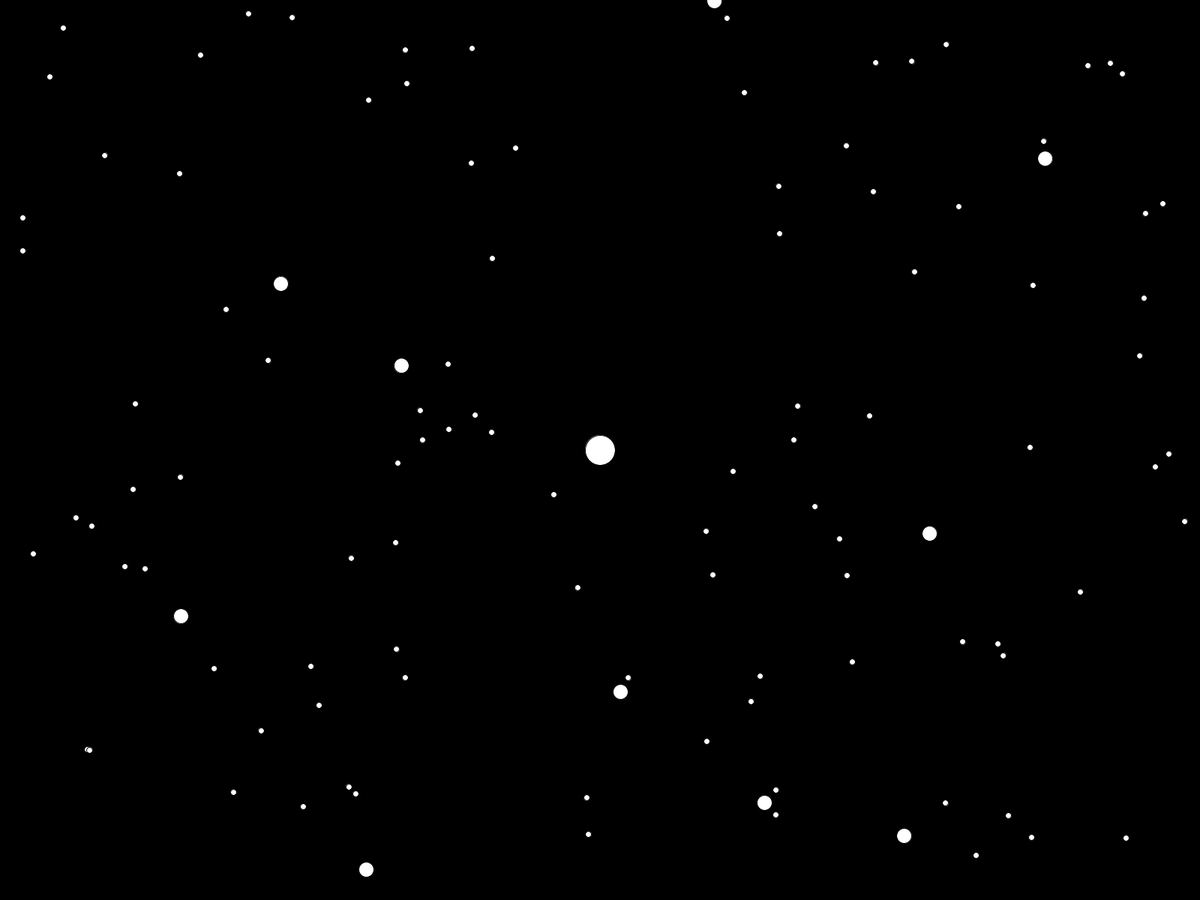
Frame 1 (no input)
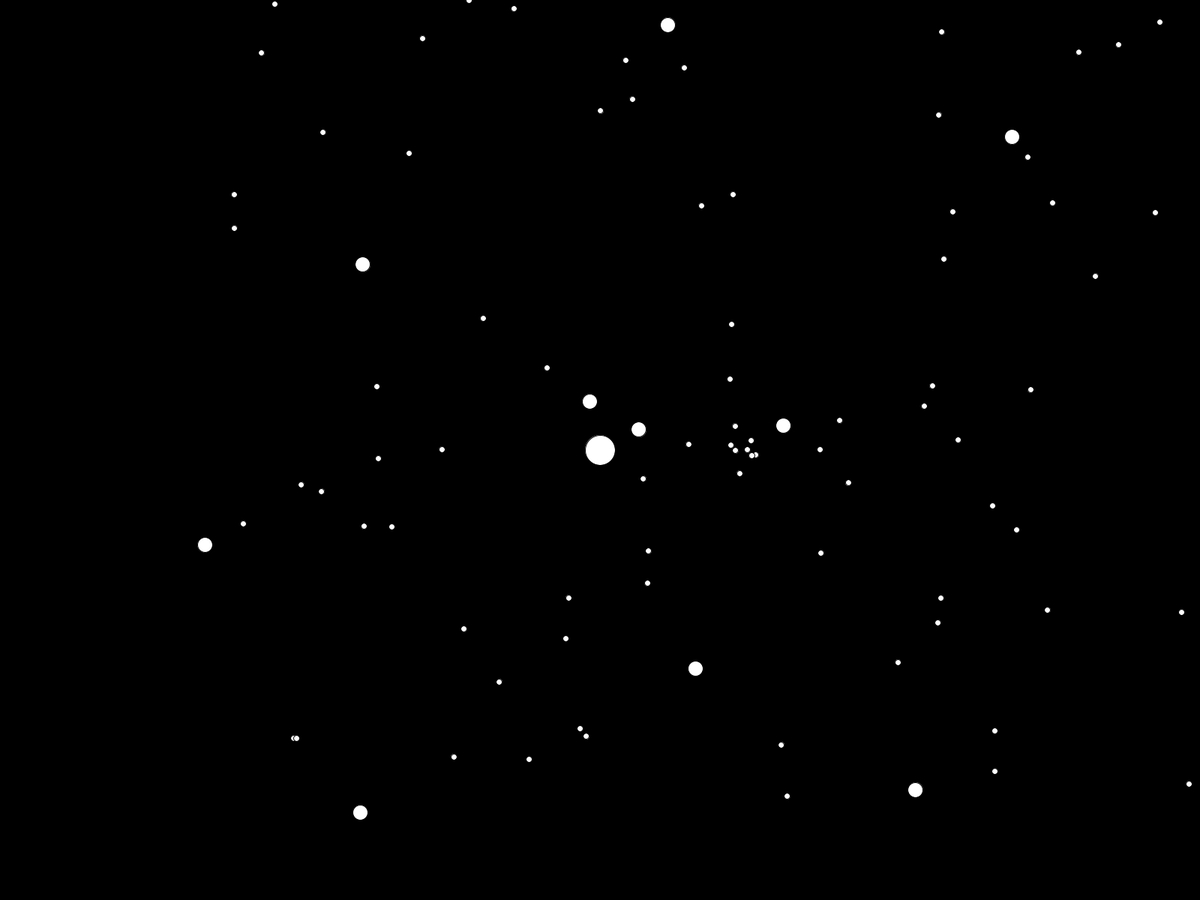
Frame 60 (the mouse pressed at the canvas centre just before this capture)
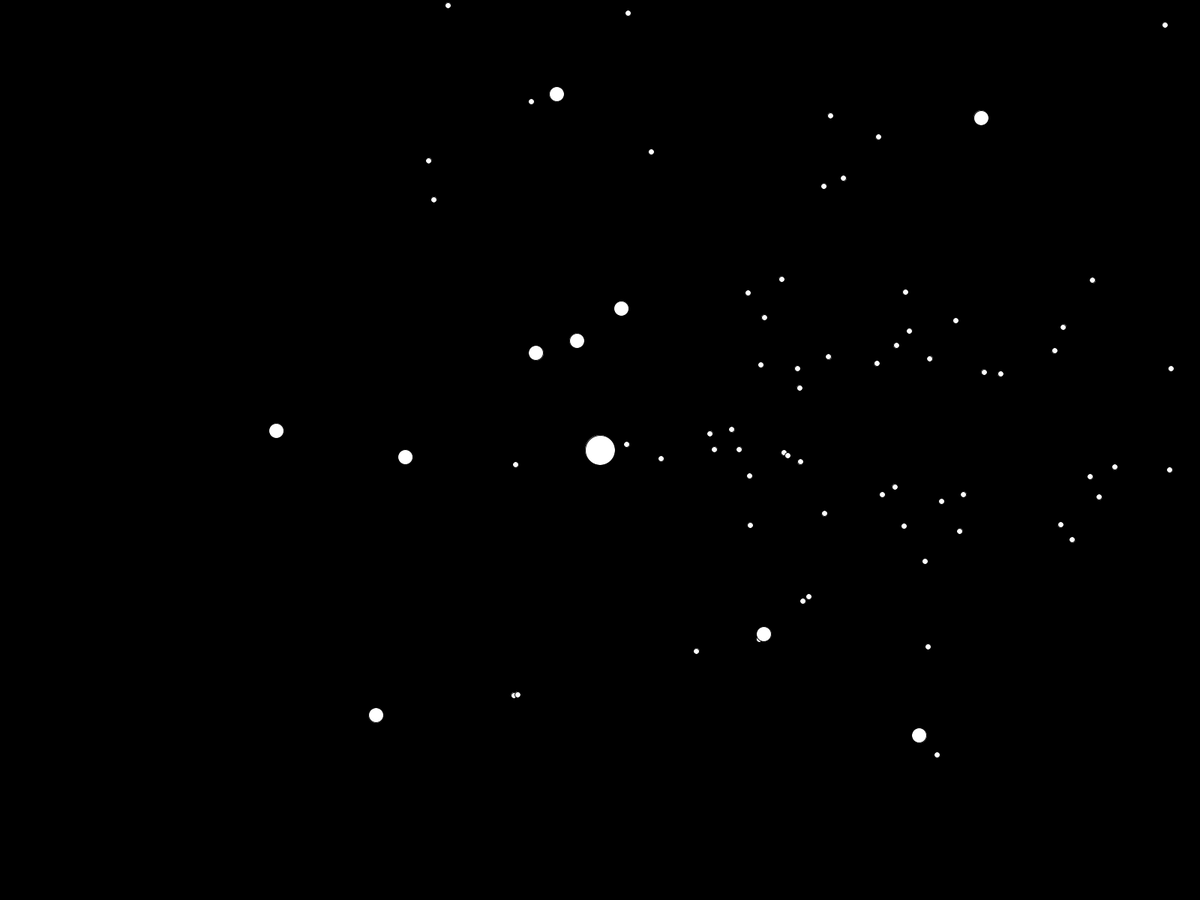
Frame 120 (the mouse held since frame 60 and released just before this capture)

The Processing sketch that drew these frames (run headless with seeded random() and noise(); from frame 60 on, the mouse is pressed at the canvas centre):

// Processing sketch: Gravitational_Attraction_4_0
// ── Gravitational_Attraction_4_0.pde
Attractor a;
Mover[] movers;
Repulsor[] repulsors;

void setup() {
  //size(680, 360);
  fullScreen();
  a = new Attractor();

  movers = new Mover[100];
  for (int i = 0; i < movers.length; i++) {
    movers[i] = new Mover();
  }
  
  repulsors = new Repulsor[10];
  for (int i = 0; i < repulsors.length; i++) {
    repulsors[i] = new Repulsor();
  }
}

void draw() {
  background(0);

  for (int i = 0; i < repulsors.length; i++) {
    PVector force = new PVector();
    for (int j = 0; j < repulsors.length; j++) {
      if (j != i) {
        force.add(repulsors[j].repulse(repulsors[i]));
      }
    }
    force.add(a.attract(repulsors[i]));
    repulsors[i].applyForce(force);
  }
  
  for(Mover m : movers){
    PVector force = new PVector();
    for(Repulsor p : repulsors){
      force.add(p.repulse(m));
    }
    force.add(a.attract(m));
    m.applyForce(force);
  }
  for(Mover m : movers){
    m.update();   
    m.display();    
  }
  for(Repulsor r : repulsors){
    r.update();   
    r.display();    
  }
  
  a.display();
}
// ── Attractor.pde
class Attractor {
  PVector location;
  int mass, G;

  Attractor() {
    location = new PVector(width/2, height/2);
    mass = 20;
    G = 1;
  }

  PVector attract (Repulsor m) {
    
    //Direction of the force!
    PVector force = PVector.sub(location, m.location);
    float d = force.mag();
    
    d = constrain(d, 5, 25);  //constrains Value to between 5 & 25
    
    force.normalize();


    // Magnitude of the force!
    float strength = (G * mass * m.mass) / (d * d);
    
    // Putting magnitude and direction together!
    force.mult(strength);
    
    return force;
  }

  PVector attract (Mover m) {
    
    //Direction of the force!
    PVector force = PVector.sub(location, m.location);
    float d = force.mag();
    
    d = constrain(d, 5, 25);  //constrains Value to between 5 & 25
    
    force.normalize();


    // Magnitude of the force!
    float strength = (G * mass * m.mass) / (d * d);
    
    // Putting magnitude and direction together!
    force.mult(strength);
    
    return force;
  } 
  
  void display() {
    stroke(0);
    ellipse(location.x, location.y, mass*2, mass*2);
  }
}
// ── Mover.pde
class Mover {
  PVector location, velocity, acceleration;
  int mass;

  Mover() {
    location = new PVector(random(width), random(height));
    velocity = new PVector(5, 0);
    acceleration = new PVector(0, 0);
    mass = 4;
  }

  void applyForce(PVector force) {
    acceleration.add(force);
  }

  void update() {
    velocity.add(acceleration);
    velocity = new PVector(constrain(velocity.x, -30, 30),constrain(velocity.y, -30, 30));  //stops big spreading
    location.add(velocity);
    acceleration = new PVector(0,0);
  }

  void display() {
    fill(255);
    ellipse(location.x, location.y, mass*2, mass*2);
  }
}
// ── Repulsor.pde
class Repulsor {
  PVector location, velocity, acceleration;
  int mass, G;

  Repulsor() {
    location = new PVector(random(width), random(height));
    velocity = new PVector(0, 0);
    acceleration = new PVector(0, 0);
    mass = 10;
    G = 1;
  }

  PVector repulse (Repulsor m) {

    //Direction of the force!
    PVector force = PVector.sub(location, m.location);
    float d = force.mag();

    d = constrain(d, 5, 50);  //constrains Value to between 5 & 25

    force.normalize();


    // Magnitude of the force!
    float strength = (G * mass * m.mass) / (d * d);

    // Putting magnitude and direction together!
    force.mult(strength);
    // Insted of attraction it repulses!
    force = new PVector(force.x * -1, force.y * -1);  

    return force;
  } 

  PVector repulse (Mover m) {

    //Direction of the force!
    PVector force = PVector.sub(location, m.location);
    float d = force.mag();

    d = constrain(d, 5, 50);  //constrains Value to between 5 & 25

    force.normalize();


    // Magnitude of the force!
    float strength = (G * mass * m.mass) / (d * d);

    // Putting magnitude and direction together!
    force.mult(strength);
    // Insted of attraction it repulses!
    force = new PVector(force.x * -1, force.y * -1);  

    return force;
  } 

  void applyForce(PVector force) {
    acceleration.add(force);
  }

  void update() {
    velocity.add(acceleration);
    location.add(velocity);
    velocity = new PVector(constrain(velocity.x, -10, 10),constrain(velocity.y, -10, 10));  //stops big spreading
    acceleration = new PVector(0,0);
  }


  void display() {
    fill(255);
    ellipse(location.x, location.y, mass*2, mass*2);
  }
}
